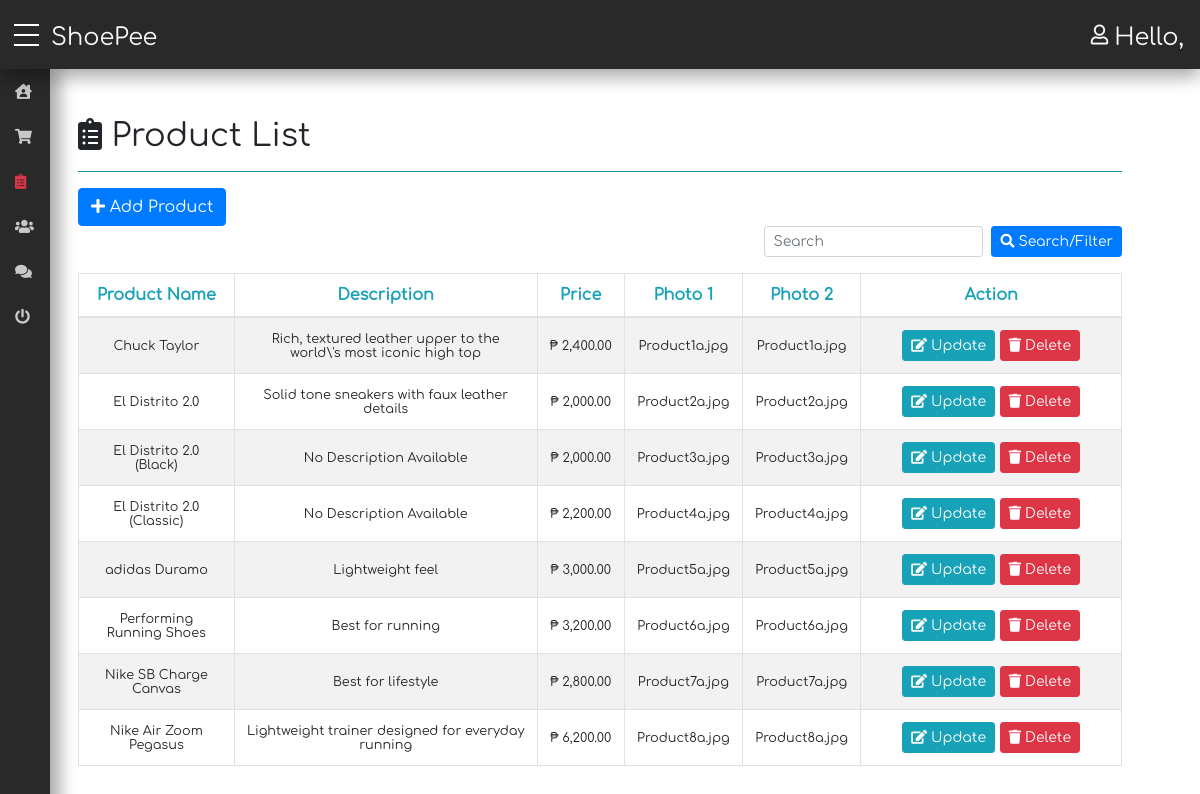
The page /aa_backend/list_product.php on the database its author committed.
### tables this page shows
CREATE TABLE `products` (
  `prodid` int(9) NOT NULL,
  `prodname` varchar(50) NOT NULL,
  `proddescrip` text NOT NULL,
  `prodprice` int(9) NOT NULL,
  `prodphoto1` varchar(50) NOT NULL,
  `prodphoto2` varchar(50) NOT NULL
);

### aa_backend/code_addproduct.php (called while the page is built, shortened)
<?php
	$con = openConnection();
	$inputSearch = "";
	if (isset($_POST['btnSearch'])) {
		$search ="";
		$inputSearch = santizeInput($con, $_POST['inputSearch']);
		$search = "WHERE prodname LIKE '%$inputSearch%'";
	}
	else
		$search ="";
?>

### functions.php (called while the page is built, shortened)
<?php
	function getRecord($con, $strSql) {
		$arrRec = [];
		$i = 0;
		if($rs = mysqli_query($con, $strSql)){
			if(mysqli_num_rows($rs) > 0){
				while ($rec = mysqli_fetch_array($rs)) {
					foreach ($rec as $key => $value) {
						$arrRec[$i][$key] = $value;
					}
					$i++;
				}
			}
		}
		else
			die("ERROR: Could not execute your request!");
		return $arrRec;
	}
?>

### aa_backend/list_product.php (the view, shortened to what this page needs)
<?php require_once('header.php'); ?>
<?php require_once('code_addproduct.php'); ?>
<div class="container p-5">
	<div class="row">
		<div class="col">
			<h2><i class="fas fa-clipboard-list"></i>&nbsp;Product List</h2>
			<hr class="bg-info">
		</div>
	</div>
	<div class="row">
		<div class="col">
			<button type="button" class="btn btn-primary" data-toggle="modal" data-target="#addproductModal">
				<i class="fas fa-plus"></i>&nbsp;Add Product
			</button>
		</div>
	</div>
	<div class="row">
		<div class="col">
			<form method="post">
    			<div class="form-inline float-right">
					<div class="form-group mb-3">
					    <input type="text" name="inputSearch" id="inputSearch" class="form-control form-control-sm ml-2" id="inputPassword2" placeholder="Search" value="<?php echo $inputSearch ?>">
					    <button type="submit" name="btnSearch" id="btnSearch" class="btn btn-primary ml-2 btn-sm"><i class="fas fa-search"></i>&nbsp;Search/Filter</button>
					</div>
    			</div>
			</form>
		</div>
	</div>
	<div class="row">
		<div class="col">
			<table class="table table-bordered table-striped text-center ">
			  <thead>
			    <tr class="text-info">
			      <th scope="col">Product Name</th>
			      <th scope="col">Description</th>
			      <th scope="col">Price</th>
			      <th scope="col">Photo 1</th>
			      <th scope="col">Photo 2</th>
			      <th class="text-center w-25" scope="col" colspan="2">Action</th>
			    </tr>
			  </thead>
			  <tbody >
			    <?php
	              $con = openConnection();
	              $strSql = "SELECT * FROM products $search";
	              $recProducts = getRecord($con, $strSql);
	            ?>
	            <?php if(!empty($recProducts)): ?>
	              <?php foreach ($recProducts as $key => $value): ?>
	              <tr>
	                <td class="align-middle"><small><?php echo $value['prodname'] ?></small></td>
	                <td class="align-middle"><small><?php echo $value['proddescrip']?></small></td>
	                <td class="align-middle"><small>₱&nbsp;<?php echo number_format($value['prodprice'], 2); ?></small></td>
	                <td class="align-middle"><small><?php echo $value['prodphoto1']; ?></small></td>
	                <td class="align-middle"><small><?php echo $value['prodphoto1']; ?></small></td>
	                <td>
	                  <a href="form_updateproduct.php?k=<?php echo $value['prodid']; ?>" class="btn btn-info btn-sm"><i class="fas fa-edit"></i>&nbsp;Update</a>
	                  <a href="form_deleteproduct.php?k=<?php echo $value['prodid']; ?>" class="btn btn-danger btn-sm"><i class="fas fa-trash"></i>&nbsp;Delete</a>
	                </td>
	                </tr>
	              <?php endforeach; ?>
	            <?php else: ?>
	                <tr>
	                <td colspan="8">No Record Found!</td>
	                </tr>
	            <?php endif; ?>
			  </tbody>
			</table>
		</div>
	</div>
</div>
<?php require_once('footer.php'); ?>

### css/all.css (style rules this page uses)
.fa, .fas, .far, .fal, .fad, .fab { -moz-osx-font-smoothing: grayscale; -webkit-font-smoothing: antialiased; display: inline-block; font-style: normal; font-variant: normal; text-rendering: auto; line-height: 1; }
.fa-clipboard-list:before { content: "\f46d"; }
.fa-edit:before { content: "\f044"; }
.fa-plus:before { content: "\f067"; }
.fa-search:before { content: "\f002"; }
.fa-trash:before { content: "\f1f8"; }

### css/adminDashboard.css (style rules this page uses)
body { font-family: 'Comfortaa'; }

### css/custom-style.css (style rules this page uses)
body { margin: 0; padding: 0; min-height: 100%; }

### rows shown on the page
products: prodname "Chuck Taylor", proddescrip "Rich, textured leather upper to the world\\'s most iconic high top", prodprice "2,400.00", prodphoto1 "Product1a.jpg"
products: prodname "El Distrito 2.0", proddescrip "Solid tone sneakers with faux leather details", prodprice "2,000.00", prodphoto1 "Product2a.jpg"
products: prodname "El Distrito 2.0 (Black)", proddescrip "No Description Available", prodprice "2,000.00", prodphoto1 "Product3a.jpg"
products: prodname "El Distrito 2.0 (Classic)", proddescrip "No Description Available", prodprice "2,200.00", prodphoto1 "Product4a.jpg"
products: prodname "adidas Duramo", proddescrip "Lightweight feel", prodprice "3,000.00", prodphoto1 "Product5a.jpg"
products: prodname "Performing Running Shoes", proddescrip "Best for running", prodprice "3,200.00", prodphoto1 "Product6a.jpg"
products: prodname "Nike SB Charge Canvas", proddescrip "Best for lifestyle", prodprice "2,800.00", prodphoto1 "Product7a.jpg"
products: prodname "Nike Air Zoom Pegasus", proddescrip "Lightweight trainer designed for everyday running", prodprice "6,200.00", prodphoto1 "Product8a.jpg"
